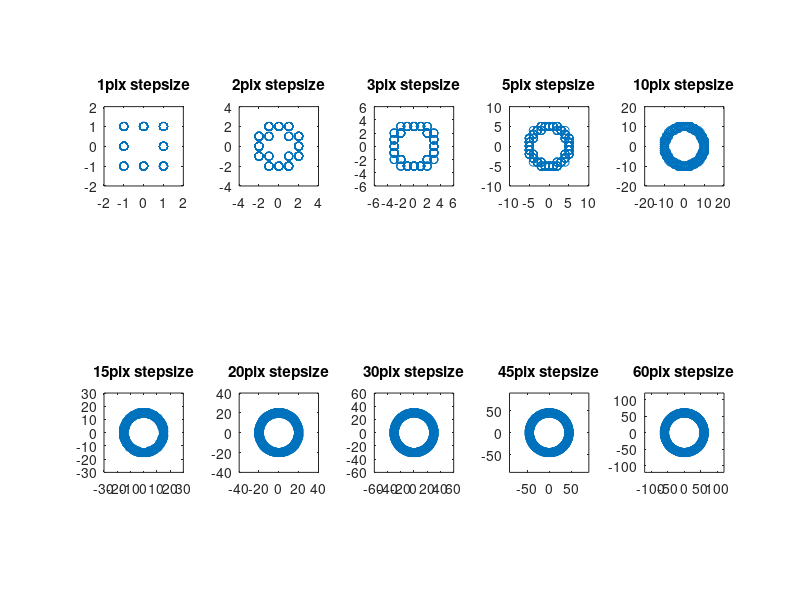
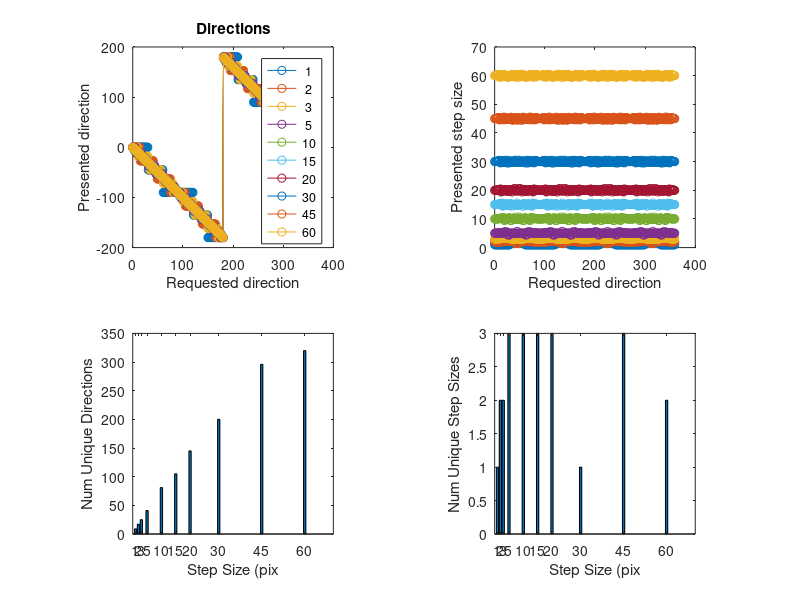

These figures' MATLAB source, in order:
%DotDisplaceResolutionDemo
%how many distinct directions can we get with step sizes of varying
%magnitudes?

clear all;
dotStep = [1 2 3 5 10 15 20 30 45 60];

dotsXY  = zeros(360,2); %360 dots all at 0,0
dotDirs = 0:1:359;
DotNum  = numel(dotDirs);

for ss=1:numel(dotStep)
% displace dots
newdotsXY(:,1,ss) = round(dotsXY(:,1) + cos(deg2rad(dotDirs')).*dotStep(ss)); %displace X
newdotsXY(:,2,ss) = round(dotsXY(:,2) - sin(deg2rad(dotDirs')).*dotStep(ss)); %displace Y
[DotDirActual(:,ss),DotStepActual(:,ss)] = cart2pol(round(newdotsXY(:,1,ss)),round(newdotsXY(:,2,ss)));
NumDir(ss)   = numel(unique(round(rad2deg(DotDirActual(:,ss)))));
NumSteps(ss) = numel(unique(round(DotStepActual(:,ss))));
end

figure
for ss=1:numel(dotStep)
    subplot(2,ceil(numel(dotStep)/2),ss)
    plot(round(newdotsXY(:,1,ss)),round(newdotsXY(:,2,ss)),'o');
    xlim([-dotStep(ss)*2 dotStep(ss)*2]);
    ylim([-dotStep(ss)*2 dotStep(ss)*2]);
    axis square;
    title(strcat(num2str(dotStep(ss)),'pix stepsize'));
end

figure
subplot(2,2,1)
h=plot(dotDirs,round(rad2deg(DotDirActual)),'o-');
axis square;
legend(h,num2str(dotStep'));
xlabel('Requested direction');
ylabel('Presented direction');
title('Directions');

subplot(2,2,2)
plot(dotDirs,DotStepActual,'o-');
xlabel('Requested direction');
ylabel('Presented step size');
axis square;

subplot(2,2,3);
bar(dotStep,NumDir)
xlabel('Step Size (pix');
ylabel('Num Unique Directions');
axis square;

subplot(2,2,4);
bar(dotStep,NumSteps)
xlabel('Step Size (pix');
ylabel('Num Unique Step Sizes');
axis square;